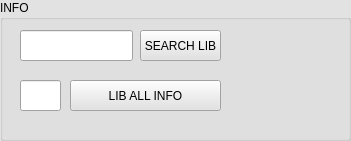
   <widget class="QGroupBox" name="groupBox_7">
    <property name="geometry">
     <rect>
      <x>690</x>
      <y>400</y>
      <width>351</width>
      <height>141</height>
     </rect>
    </property>
    <property name="palette">
     <palette>
      <active>
       <colorrole role="WindowText">
        <brush brushstyle="SolidPattern">
         <color alpha="255">
          <red>0</red>
          <green>0</green>
          <blue>0</blue>
         </color>
        </brush>
       </colorrole>
       <colorrole role="Button">
        <brush brushstyle="SolidPattern">
         <color alpha="255">
          <red>226</red>
          <green>226</green>
          <blue>226</blue>
         </color>
        </brush>
       </colorrole>
       <colorrole role="Light">
        <brush brushstyle="SolidPattern">
         <color alpha="255">
          <red>255</red>
          <green>255</green>
          <blue>255</blue>
         </color>
        </brush>
       </colorrole>
       <colorrole role="Midlight">
        <brush brushstyle="SolidPattern">
         <color alpha="255">
          <red>240</red>
          <green>240</green>
          <blue>240</blue>
         </color>
        </brush>
       </colorrole>
       <colorrole role="Dark">
        <brush brushstyle="SolidPattern">
         <color alpha="255">
          <red>113</red>
          <green>113</green>
          <blue>113</blue>
         </color>
        </brush>
       </colorrole>
       <colorrole role="Mid">
        <brush brushstyle="SolidPattern">
         <color alpha="255">
          <red>151</red>
          <green>151</green>
          <blue>151</blue>
         </color>
        </brush>
       </colorrole>
       <colorrole role="Text">
        <brush brushstyle="SolidPattern">
         <color alpha="255">
          <red>0</red>
          <green>0</green>
          <blue>0</blue>
         </color>
        </brush>
       </colorrole>
       <colorrole role="BrightText">
        <brush brushstyle="SolidPattern">
         <color alpha="255">
          <red>255</red>
          <green>255</green>
          <blue>255</blue>
         </color>
        </brush>
       </colorrole>
       <colorrole role="ButtonText">
        <brush brushstyle="SolidPattern">
         <color alpha="255">
          <red>0</red>
          <green>0</green>
          <blue>0</blue>
         </color>
        </brush>
       </colorrole>
       <colorrole role="Base">
        <brush brushstyle="SolidPattern">
         <color alpha="255">
          <red>255</red>
          <green>255</green>
          <blue>255</blue>
         </color>
        </brush>
       </colorrole>
       <colorrole role="Window">
        <brush brushstyle="SolidPattern">
         <color alpha="255">
          <red>226</red>
          <green>226</green>
          <blue>226</blue>
         </color>
        </brush>
       </colorrole>
       <colorrole role="Shadow">
        <brush brushstyle="SolidPattern">
         <color alpha="255">
          <red>0</red>
          <green>0</green>
          <blue>0</blue>
         </color>
        </brush>
       </colorrole>
       <colorrole role="AlternateBase">
        <brush brushstyle="SolidPattern">
         <color alpha="255">
          <red>240</red>
          <green>240</green>
          <blue>240</blue>
         </color>
        </brush>
       </colorrole>
       <colorrole role="ToolTipBase">
        <brush brushstyle="SolidPattern">
         <color alpha="255">
          <red>255</red>
          <green>255</green>
          <blue>220</blue>
         </color>
        </brush>
       </colorrole>
       <colorrole role="ToolTipText">
        <brush brushstyle="SolidPattern">
         <color alpha="255">
          <red>0</red>
          <green>0</green>
          <blue>0</blue>
         </color>
        </brush>
       </colorrole>
      </active>
      <inactive>
       <colorrole role="WindowText">
        <brush brushstyle="SolidPattern">
         <color alpha="255">
          <red>0</red>
          <green>0</green>
          <blue>0</blue>
         </color>
        </brush>
       </colorrole>
       <colorrole role="Button">
        <brush brushstyle="SolidPattern">
         <color alpha="255">
          <red>226</red>
          <green>226</green>
          <blue>226</blue>
         </color>
        </brush>
       </colorrole>
       <colorrole role="Light">
        <brush brushstyle="SolidPattern">
         <color alpha="255">
          <red>255</red>
          <green>255</green>
          <blue>255</blue>
         </color>
        </brush>
       </colorrole>
       <colorrole role="Midlight">
        <brush brushstyle="SolidPattern">
         <color alpha="255">
          <red>240</red>
          <green>240</green>
          <blue>240</blue>
         </color>
        </brush>
       </colorrole>
       <colorrole role="Dark">
        <brush brushstyle="SolidPattern">
         <color alpha="255">
          <red>113</red>
          <green>113</green>
          <blue>113</blue>
         </color>
        </brush>
       </colorrole>
       <colorrole role="Mid">
        <brush brushstyle="SolidPattern">
         <color alpha="255">
          <red>151</red>
          <green>151</green>
          <blue>151</blue>
         </color>
        </brush>
       </colorrole>
       <colorrole role="Text">
        <brush brushstyle="SolidPattern">
         <color alpha="255">
          <red>0</red>
          <green>0</green>
          <blue>0</blue>
         </color>
        </brush>
       </colorrole>
       <colorrole role="BrightText">
        <brush brushstyle="SolidPattern">
         <color alpha="255">
          <red>255</red>
          <green>255</green>
          <blue>255</blue>
         </color>
        </brush>
       </colorrole>
       <colorrole role="ButtonText">
        <brush brushstyle="SolidPattern">
         <color alpha="255">
          <red>0</red>
          <green>0</green>
          <blue>0</blue>
         </color>
        </brush>
       </colorrole>
       <colorrole role="Base">
        <brush brushstyle="SolidPattern">
         <color alpha="255">
          <red>255</red>
          <green>255</green>
          <blue>255</blue>
         </color>
        </brush>
       </colorrole>
       <colorrole role="Window">
        <brush brushstyle="SolidPattern">
         <color alpha="255">
          <red>226</red>
          <green>226</green>
          <blue>226</blue>
         </color>
        </brush>
       </colorrole>
       <colorrole role="Shadow">
        <brush brushstyle="SolidPattern">
         <color alpha="255">
          <red>0</red>
          <green>0</green>
          <blue>0</blue>
         </color>
        </brush>
       </colorrole>
       <colorrole role="AlternateBase">
        <brush brushstyle="SolidPattern">
         <color alpha="255">
          <red>240</red>
          <green>240</green>
          <blue>240</blue>
         </color>
        </brush>
       </colorrole>
       <colorrole role="ToolTipBase">
        <brush brushstyle="SolidPattern">
         <color alpha="255">
          <red>255</red>
          <green>255</green>
          <blue>220</blue>
         </color>
        </brush>
       </colorrole>
       <colorrole role="ToolTipText">
        <brush brushstyle="SolidPattern">
         <color alpha="255">
          <red>0</red>
          <green>0</green>
          <blue>0</blue>
         </color>
        </brush>
       </colorrole>
      </inactive>
      <disabled>
       <colorrole role="WindowText">
        <brush brushstyle="SolidPattern">
         <color alpha="255">
          <red>113</red>
          <green>113</green>
          <blue>113</blue>
         </color>
        </brush>
       </colorrole>
       <colorrole role="Button">
        <brush brushstyle="SolidPattern">
         <color alpha="255">
          <red>226</red>
          <green>226</green>
          <blue>226</blue>
         </color>
        </brush>
       </colorrole>
       <colorrole role="Light">
        <brush brushstyle="SolidPattern">
         <color alpha="255">
          <red>255</red>
          <green>255</green>
          <blue>255</blue>
         </color>
        </brush>
       </colorrole>
       <colorrole role="Midlight">
        <brush brushstyle="SolidPattern">
         <color alpha="255">
          <red>240</red>
          <green>240</green>
          <blue>240</blue>
         </color>
        </brush>
       </colorrole>
       <colorrole role="Dark">
        <brush brushstyle="SolidPattern">
         <color alpha="255">
          <red>113</red>
          <green>113</green>
          <blue>113</blue>
         </color>
        </brush>
       </colorrole>
       <colorrole role="Mid">
        <brush brushstyle="SolidPattern">
         <color alpha="255">
          <red>151</red>
          <green>151</green>
          <blue>151</blue>
         </color>
        </brush>
       </colorrole>
       <colorrole role="Text">
        <brush brushstyle="SolidPattern">
         <color alpha="255">
          <red>113</red>
          <green>113</green>
          <blue>113</blue>
         </color>
        </brush>
       </colorrole>
       <colorrole role="BrightText">
        <brush brushstyle="SolidPattern">
         <color alpha="255">
          <red>255</red>
          <green>255</green>
          <blue>255</blue>
         </color>
        </brush>
       </colorrole>
       <colorrole role="ButtonText">
        <brush brushstyle="SolidPattern">
         <color alpha="255">
          <red>113</red>
          <green>113</green>
          <blue>113</blue>
         </color>
        </brush>
       </colorrole>
       <colorrole role="Base">
        <brush brushstyle="SolidPattern">
         <color alpha="255">
          <red>226</red>
          <green>226</green>
          <blue>226</blue>
         </color>
        </brush>
       </colorrole>
       <colorrole role="Window">
        <brush brushstyle="SolidPattern">
         <color alpha="255">
          <red>226</red>
          <green>226</green>
          <blue>226</blue>
         </color>
        </brush>
       </colorrole>
       <colorrole role="Shadow">
        <brush brushstyle="SolidPattern">
         <color alpha="255">
          <red>0</red>
          <green>0</green>
          <blue>0</blue>
         </color>
        </brush>
       </colorrole>
       <colorrole role="AlternateBase">
        <brush brushstyle="SolidPattern">
         <color alpha="255">
          <red>226</red>
          <green>226</green>
          <blue>226</blue>
         </color>
        </brush>
       </colorrole>
       <colorrole role="ToolTipBase">
        <brush brushstyle="SolidPattern">
         <color alpha="255">
          <red>255</red>
          <green>255</green>
          <blue>220</blue>
         </color>
        </brush>
       </colorrole>
       <colorrole role="ToolTipText">
        <brush brushstyle="SolidPattern">
         <color alpha="255">
          <red>0</red>
          <green>0</green>
          <blue>0</blue>
         </color>
        </brush>
       </colorrole>
      </disabled>
     </palette>
    </property>
    <property name="autoFillBackground">
     <bool>true</bool>
    </property>
    <property name="title">
     <string>INFO</string>
    </property>
    <property name="flat">
     <bool>true</bool>
    </property>
    <widget class="QLineEdit" name="lineedit_searchlib">
     <property name="geometry">
      <rect>
       <x>20</x>
       <y>30</y>
       <width>113</width>
       <height>31</height>
      </rect>
     </property>
     <property name="toolTip">
      <string>Library Name Pattern (no .dll ending)</string>
     </property>
    </widget>
    <widget class="QPushButton" name="button_searchlib">
     <property name="geometry">
      <rect>
       <x>140</x>
       <y>30</y>
       <width>81</width>
       <height>31</height>
      </rect>
     </property>
     <property name="toolTip">
      <string>Name Pattern (no .dll ending)</string>
     </property>
     <property name="text">
      <string>SEARCH LIB</string>
     </property>
    </widget>
    <widget class="QLineEdit" name="lineedit_allinfo">
     <property name="geometry">
      <rect>
       <x>20</x>
       <y>80</y>
       <width>41</width>
       <height>31</height>
      </rect>
     </property>
    </widget>
    <widget class="QPushButton" name="button_allinfo">
     <property name="geometry">
      <rect>
       <x>70</x>
       <y>80</y>
       <width>151</width>
       <height>31</height>
      </rect>
     </property>
     <property name="text">
      <string>LIB ALL INFO</string>
     </property>
    </widget>
   </widget>
